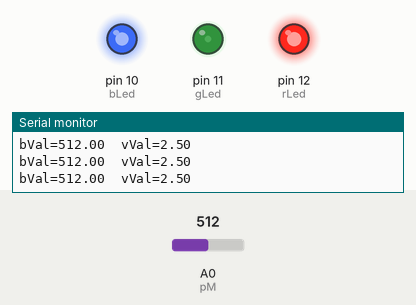
This sketch was run on a simulated Arduino Uno, built with avr-gcc and run on an emulated ATmega328P. Parts: output pins drawn as LEDs (lit = HIGH), the last lines printed to the serial monitor. Inputs (shaded band) come from the test bench; at power-on: A0 (pM) = 512.

Above: at 1.2 s.
1.3 s: A0 (pM) set to 412
2.8 s: A0 (pM) set to 393
At 3.9 s:
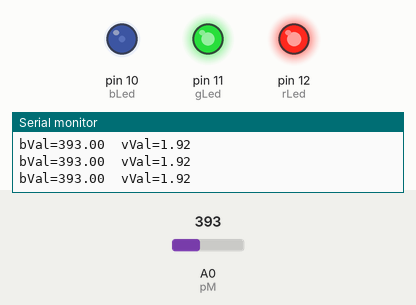
4.3 s: A0 (pM) set to 1023
At 5.3 s:
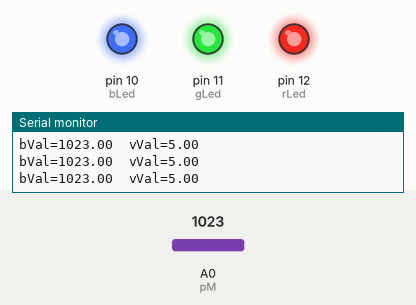
5.8 s: A0 (pM) set to 863
8.8 s: A0 (pM) set to 840
At 10.3 s:
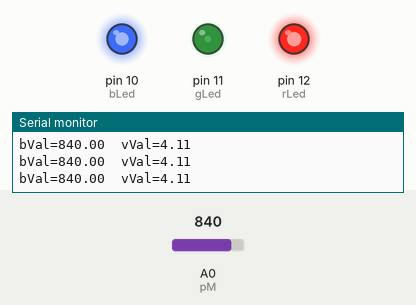
11.8 s: A0 (pM) set to 861
At 12.2 s:
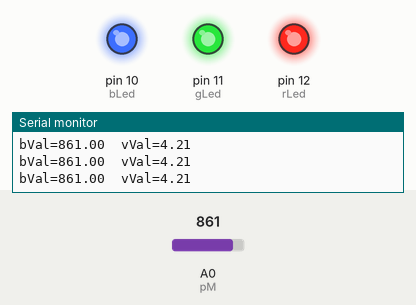
Timing chart, 0 to 14.8 s (numbered marks = the images above; inputs shaded):
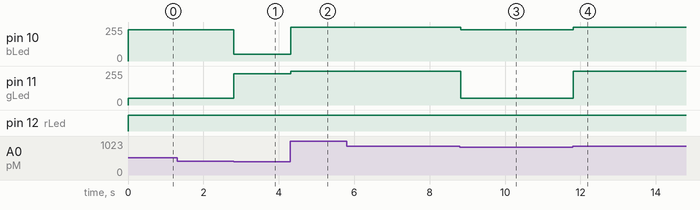

The sketch:

change_RGB_color_from_black_to_white_through_different_color.ino
```cpp
/* Potentiometer change RGB from black to white through different color variations
This program reads the analog value of  a potentiometer connected to analog pin and converts it to a voltage value.
This program uses the analogWrite() function to control the RGB Led's brightness,
and its colors varies depending on the potentiometer's value, ranging from white to black using different color variations.
*/

//define the pins for RGB Led and the potentiometer
int rLed = 12;     //red led connected to pin 12
int gLed = 11;     //green led connected to pin 11
int bLed = 10;     //blue led  connected to pin 10
float pM = A0;     //potentiometer connected to analog pin A0
float x;           //declare a varaible to hold to the voltage value

void setup() {
  pinMode(pM, INPUT);     //initialize potentiometer as an INPUT
  pinMode(rLed, 12);      //initialize rLed as an OUTPUT
  pinMode(gLed, 11);      //initialize gLed as an OUTPUT
  pinMode(bLed, 10);      //initialize bLed as an OUTPUT
  Serial.begin(9600);     //initialize Serial Monitor with baud rate of 9600
}

void loop() {
  pM = analogRead(A0);    //reads the analog value of potentiometer
  x = (pM/1023.0)*5.0;    //calculates the corresponding voltage value from the potentiometer reading

//initialize the color of the RGB led based on the analog value of the potentiometer
  if(pM<50 && pM>=0){          //RGB led color is black
    analogWrite(rLed, 0);
    analogWrite(gLed, 0);
    analogWrite(bLed, 0);
  }
  if(pM<=400 && pM>=51){       //RGB led color is yellow-green
    analogWrite(rLed, 222);
    analogWrite(gLed, 235);
    analogWrite(bLed, 52);
  }
  if(pM<=850 && pM>=401){      //RGB led color is pink-purple
    analogWrite(rLed, 235);
    analogWrite(gLed, 52);
    analogWrite(bLed, 235);
  }
  if(pM<=1023 && pM>=851) {     //RGB led color is white
    analogWrite(rLed, 255);
    analogWrite(gLed, 255);
    analogWrite(bLed, 255);
}
//display bit and voltage value on the serial monitor
  Serial.print("bVal=");     //print the bVal=
  Serial.print(pM);          //display the bit value
  Serial.print("\t");        //add a tab space for easier reading
  Serial.print("vVal=");     //print vVal=
  Serial.println(x);         //display the voltage value
}
```

Measured:
- the behaviour switches between 401 and 400 on A0 (pM) (found by bisection; images 0 and 1)
- the behaviour switches between 851 and 850 on A0 (pM) (found by bisection; images 2 and 3)
- after the input at 2.8 s, pin 10 (bLed): 235/255 → 52/255 at once; pin 11 (gLed): 52/255 → 235/255 at once
- after the input at 4.3 s, pin 10 (bLed): 52/255 → 255/255 at once; pin 11 (gLed): 235/255 → 255/255 at once
- after the input at 8.8 s, pin 10 (bLed): 255/255 → 235/255 at once; pin 11 (gLed): 255/255 → 52/255 at once
- after the input at 11.8 s, pin 10 (bLed): 235/255 → 255/255 at once; pin 11 (gLed): 52/255 → 255/255 at once
